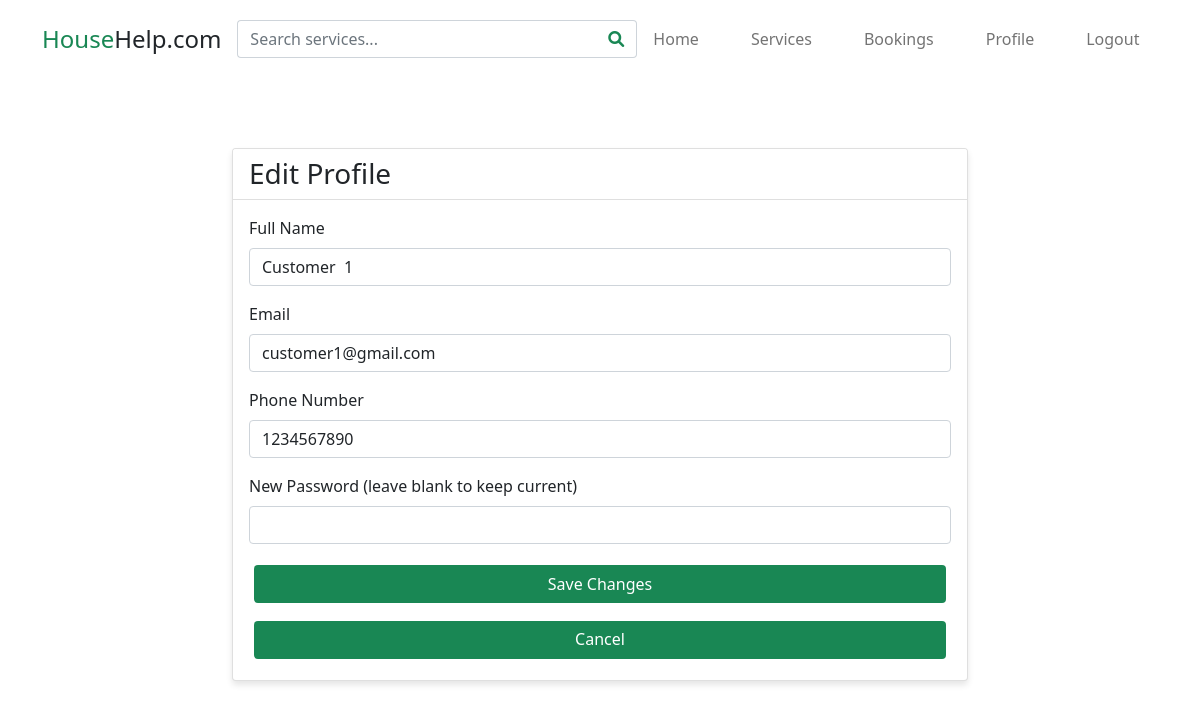
The app's page /customer/profile/edit (signed in) with its own data.
### applications/models.py (models this page shows)
class Customer(db.Model):
    __tablename__ = 'customers'
    customer_id = db.Column(db.Integer, primary_key=True)
    user_id = db.Column(db.Integer, db.ForeignKey('users.user_id'), nullable=False)
    full_name = db.Column(db.String(255), nullable=False)
    phone = db.Column(db.String(20), nullable=False)
    address = db.Column(db.Text)
    pincode = db.Column(db.String(10))
    created_at = db.Column(db.DateTime, default=datetime.utcnow)
    service_requests = db.relationship('ServiceRequest', backref='customer')
    reviews = db.relationship('Review', backref='customer')

class User(db.Model):
    __tablename__ = 'users'
    user_id = db.Column(db.Integer, primary_key=True)
    email = db.Column(db.String(255), unique=True, nullable=False)
    password_hash = db.Column(db.String(255), nullable=False)
    role = db.Column(db.Enum(UserRole), nullable=False)
    is_active = db.Column(db.Boolean, default=True)
    created_at = db.Column(db.DateTime, default=datetime.utcnow)
    customer = db.relationship('Customer', backref='user', uselist=False)
    professional = db.relationship('Professional', backref='user', uselist=False)

### applications/routes.py (the view, shortened to what this page needs)
@auth.route('/customer/profile/edit', methods=['GET', 'POST'])
def edit_customer_profile():
    if 'customer_id' not in session:
        flash('Please login first.', 'warning')
        return redirect(url_for('auth.customer_login'))
    customer = Customer.query.get_or_404(session['customer_id'])
    return render_template('edit_customer_profile.html', customer=customer)

### templates/edit_customer_profile.html (shortened to what this page needs)
{% extends "base_customer.html" %}
{% block content %}
<div class="container mt-5 pt-4">
    <div class="row">
        <div class="col-md-8 mx-auto">
            <div class="card">
                <div class="card-header bg-white">
                    <h3 class="mb-0">Edit Profile</h3>
                </div>
                <div class="card-body">
                    <form method="POST">
                        <div class="mb-3">
                            <label for="full_name" class="form-label">Full Name</label>
                            <input type="text" class="form-control" id="full_name" name="full_name"
                                   value="{{ customer.full_name }}" required>
                        </div>
                        <div class="mb-3">
                            <label for="email" class="form-label">Email</label>
                            <input type="email" class="form-control" id="email" name="email"
                                   value="{{ customer.user.email }}" required>
                        </div>
                        <div class="mb-3">
                            <label for="phone" class="form-label">Phone Number</label>
                            <input type="tel" class="form-control" id="phone" name="phone"
                                   value="{{ customer.phone }}" required>
                        </div>
                        <div class="mb-3">
                            <label for="password" class="form-label">New Password (leave blank to keep current)</label>
                            <input type="password" class="form-control" id="password" name="password">
                        </div>
                        <div class="d-grid gap-2">
                            <button type="submit" class="btn btn-primary">Save Changes</button>
                            <a href="{{ url_for('auth.customer_profile') }}" class="btn btn-secondary">Cancel</a>
                        </div>
                    </form>
                </div>
            </div>
        </div>
    </div>
</div>
{% endblock %}

### static/styles.css (style rules this page uses)
body { font-family: 'Poppins', sans-serif; background-color: #f8f9fa; color: #000000; padding-top: 76px; }
.btn, .btn-primary { transition: all 0.3s ease; margin: 5px; border-radius: 5px; background-color: #198754 !important; color: #ffffff !important; outline: none !important; box-shadow: none !important; border: none !important; text-decoration: none; padding: 8px 20px; }
.card { background-color: #ffffff; border: none; border-radius: 10px; box-shadow: 0 4px 6px rgba(0, 0, 0, 0.1); }
.card-body { padding: 2rem; }
input, textarea { margin-bottom: 15px; padding: 8px; border: 1px solid #ccc; border-radius: 4px; width: 100%; }
label { margin-bottom: 5px; text-align: left; display: block; }
form { display: flex; flex-direction: column; }
button { padding: 10px; background-color: #198754; color: #fff; border: none; border-radius: 4px; cursor: pointer; transition: all 0.3s ease; }
a { color: #198754; text-decoration: none; }
.btn, .quick-guide h5 i { color: #198754; }
.form-control, .form-select, .btn { height: 38px; }

### records on screen
Customer: full_name "Customer 1", phone "1234567890"
User: email "customer1@gmail.com"
